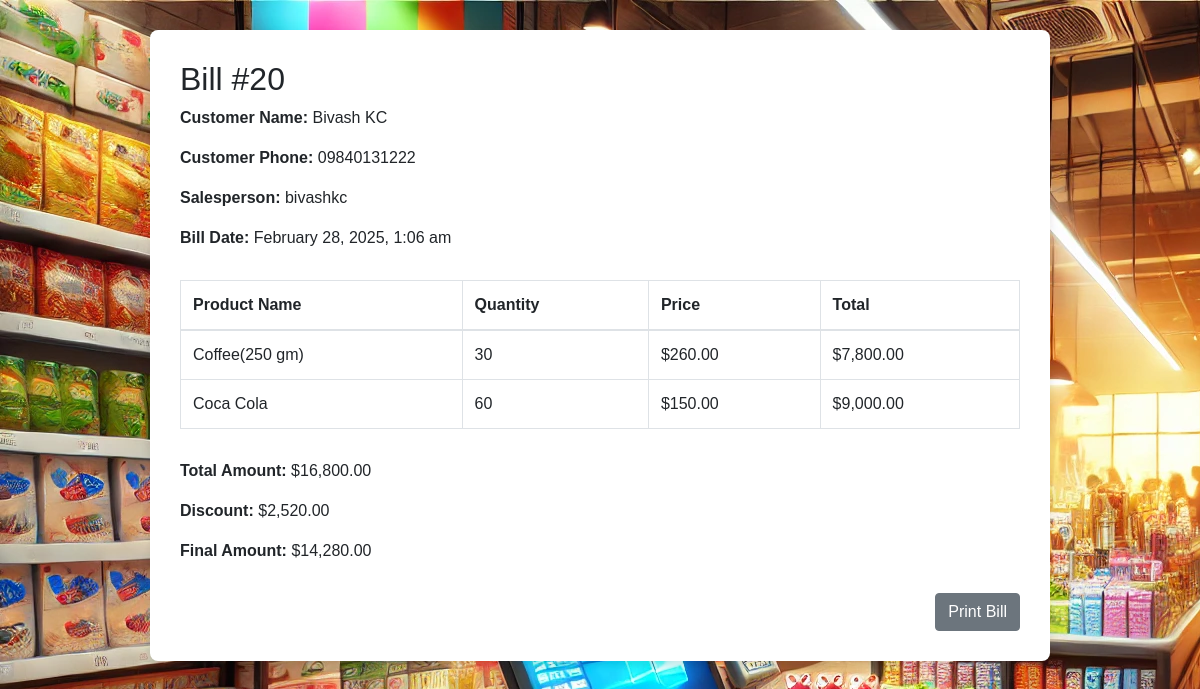
Page /view_bill.php?bill_id=20 (signed in) on the committed database.
### tables this page shows
CREATE TABLE `bills` (
  `bill_id` int(11) NOT NULL,
  `bill_number` varchar(20) NOT NULL,
  `customer_id` int(11) NOT NULL,
  `user_id` int(11) NOT NULL,
  `total_amount` decimal(10,2) NOT NULL,
  `discount` decimal(10,2) DEFAULT 0.00,
  `final_amount` decimal(10,2) NOT NULL,
  `created_at` timestamp NOT NULL DEFAULT current_timestamp()
);

CREATE TABLE `customers` (
  `customer_id` int(11) NOT NULL,
  `customer_name` varchar(100) NOT NULL,
  `customer_phone` varchar(15) NOT NULL
);

CREATE TABLE `users` (
  `user_id` int(11) NOT NULL,
  `user_username` varchar(50) NOT NULL,
  `user_password` varchar(255) NOT NULL,
  `user_role` enum('admin','user') NOT NULL,
  `created_at` timestamp NOT NULL DEFAULT current_timestamp()
);

CREATE TABLE `bill_details` (
  `bill_detail_id` int(11) NOT NULL,
  `bill_id` int(11) NOT NULL,
  `product_id` int(11) NOT NULL,
  `product_quantity` int(11) NOT NULL,
  `product_price` decimal(10,2) NOT NULL,
  `product_total` decimal(10,2) NOT NULL
);

CREATE TABLE `products` (
  `product_id` int(11) NOT NULL,
  `product_name` varchar(100) NOT NULL,
  `product_price` decimal(10,2) NOT NULL,
  `product_stock` int(11) NOT NULL,
  `created_at` timestamp NOT NULL DEFAULT current_timestamp(),
  `updated_at` timestamp NOT NULL DEFAULT current_timestamp() ON UPDATE current_timestamp()
);

### view_bill.php (the view, shortened to what this page needs)
<?php
include('db_conn.php');
$bill_id = isset($_GET['bill_id']) ? (int)$_GET['bill_id'] : 0;
$bill = null;
$bill_details = [];
if ($bill_id > 0) {
    $query = "SELECT b.bill_id, c.customer_name, c.customer_phone, u.user_username,
                     b.total_amount, b.discount, b.final_amount, b.created_at
              FROM bills b
              JOIN customers c ON b.customer_id = c.customer_id
              JOIN users u ON b.user_id = u.user_id
              WHERE b.bill_id = $bill_id";
    $result = mysqli_query($conn, $query);
    if ($result && mysqli_num_rows($result) > 0) {
        $bill = mysqli_fetch_assoc($result);
        $query_details = "SELECT p.product_name, bd.product_quantity, bd.product_price, bd.product_total
                          FROM bill_details bd
                          JOIN products p ON bd.product_id = p.product_id
                          WHERE bd.bill_id = $bill_id";
        $result_details = mysqli_query($conn, $query_details);
        if ($result_details && mysqli_num_rows($result_details) > 0) {
            while ($row = mysqli_fetch_assoc($result_details)) {
                $bill_details[] = $row;
            }
        }
    }
}
?>
<!DOCTYPE html>
<html lang="en">
<head>
    <link rel="stylesheet" href="https://stackpath.bootstrapcdn.com/bootstrap/4.5.2/css/bootstrap.min.css">
</head>
<body>
    <div class="container">
        <h2>Bill #<?php echo $bill['bill_id']; ?></h2>
        <div class="bill-header">
            <p><strong>Customer Name:</strong> <?php echo $bill['customer_name']; ?></p>
            <p><strong>Customer Phone:</strong> <?php echo $bill['customer_phone']; ?></p>
            <p><strong>Salesperson:</strong> <?php echo $bill['user_username']; ?></p>
            <p><strong>Bill Date:</strong> <?php echo date('F j, Y, g:i a', strtotime($bill['created_at'])); ?></p>
        </div>
        <div class="bill-details">
            <table class="table table-bordered">
                <thead>
                    <tr>
                        <th>Product Name</th>
                        <th>Quantity</th>
                        <th>Price</th>
                        <th>Total</th>
                    </tr>
                </thead>
                <tbody>
                    <?php foreach ($bill_details as $detail): ?>
                        <tr>
                            <td><?php echo $detail['product_name']; ?></td>
                            <td><?php echo $detail['product_quantity']; ?></td>
                            <td>$<?php echo number_format($detail['product_price'], 2); ?></td>
                            <td>$<?php echo number_format($detail['product_total'], 2); ?></td>
                        </tr>
                    <?php endforeach; ?>
                </tbody>
            </table>
        </div>
        <div class="bill-summary">
            <p><strong>Total Amount:</strong> $<?php echo number_format($bill['total_amount'], 2); ?></p>
            <p><strong>Discount:</strong> $<?php echo number_format($bill['discount'], 2); ?></p>
            <p><strong>Final Amount:</strong> $<?php echo number_format($bill['final_amount'], 2); ?></p>
        </div>
        <div class="bill-footer">
            <a href="javascript:window.print();" class="btn btn-secondary">Print Bill</a>
        </div>
    </div>
</body>
</html>

### view_bill.php (style rules this page uses)
body { background-color: #f8f9fa; font-family: Arial, sans-serif; background-image: url('shop.png'); }
.container { margin-top: 30px; max-width: 900px; background-color: #fff; border-radius: 8px; padding: 30px; box-shadow: 0 4px 8px rgba(0, 0, 0, 0.1); }
.bill-header, .bill-details, .bill-summary { margin-bottom: 30px; }
.bill-footer { margin-top: 20px; text-align: right; font-size: 1.2rem; }

### rows in the picture
bills: bill_id "20", customer.customer_name "Bivash KC", customer.customer_phone "09840131222", user.user_username "bivashkc", created_at "February 28, 2025, 1:06 am", total_amount "16,800.00", discount "2,520.00", final_amount "14,280.00"
bill_details: product.product_name "Coffee(250 gm)", product_quantity "30", product_price "260.00", product_total "7,800.00"
bill_details: product.product_name "Coca Cola", product_quantity "60", product_price "150.00", product_total "9,000.00"
